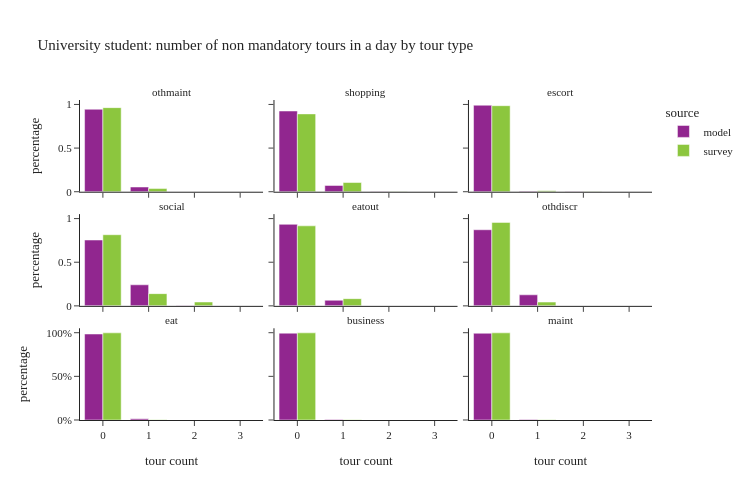

The cell this chart's notebook holds for it:
### Code cell
plot_num_nonmand_tourtype(per_data[per_data['ptype']==3], "University student: number of non mandatory tours in a day by tour type")

### Figure 1 — Plotly figure (JSON) as saved in the notebook; plotly's stock layout.template omitted (floating-point values rounded to 4 significant figures)
{"data": [{"alignmentgroup": "True", "customdata": [[153484], [8785], [119]], "hovertemplate": "source=model<br>tour type=othmaint<br>tour count=%{x}<br>percentage=%{y}<br>sample_size=%{customdata[0]}<extra></extra>", "legendgroup": "model", "marker": {"color": "#91268F", "pattern": {"shape": ""}}, "name": "model", "offsetgroup": "model", "orientation": "v", "showlegend": true, "textposition": "auto", "type": "bar", "x": [0.0, 1.0, 2.0], "xaxis": "x7", "y": [0.9452, 0.0541, 0.0007328], "yaxis": "y7"}, {"alignmentgroup": "True", "customdata": [[150207], [11689], [483], [9]], "hovertemplate": "source=model<br>tour type=shopping<br>tour count=%{x}<br>percentage=%{y}<br>sample_size=%{customdata[0]}<extra></extra>", "legendgroup": "model", "marker": {"color": "#91268F", "pattern": {"shape": ""}}, "name": "model", "offsetgroup": "model", "orientation": "v", "showlegend": false, "textposition": "auto", "type": "bar", "x": [0.0, 1.0, 2.0, 3.0], "xaxis": "x8", "y": [0.925, 0.07198, 0.002974, 5.542e-05], "yaxis": "y8"}, {"alignmentgroup": "True", "customdata": [[160984], [1011], [370], [23]], "hovertemplate": "source=model<br>tour type=escort<br>tour count=%{x}<br>percentage=%{y}<br>sample_size=%{customdata[0]}<extra></extra>", "legendgroup": "model", "marker": {"color": "#91268F", "pattern": {"shape": ""}}, "name": "model", "offsetgroup": "model", "orientation": "v", "showlegend": false, "textposition": "auto", "type": "bar", "x": [0.0, 1.0, 2.0, 3.0], "xaxis": "x9", "y": [0.9914, 0.006226, 0.002278, 0.0001416], "yaxis": "y9"}, {"alignmentgroup": "True", "customdata": [[122532], [39187], [633], [36]], "hovertemplate": "source=model<br>tour type=social<br>tour count=%{x}<br>percentage=%{y}<br>sample_size=%{customdata[0]}<extra></extra>", "legendgroup": "model", "marker": {"color": "#91268F", "pattern": {"shape": ""}}, "name": "model", "offsetgroup": "model", "orientation": "v", "showlegend": false, "textposition": "auto", "type": "bar", "x": [0.0, 1.0, 2.0, 3.0], "xaxis": "x4", "y": [0.7546, 0.2413, 0.003898, 0.0002217], "yaxis": "y4"}, {"alignmentgroup": "True", "customdata": [[151713], [10408], [267]], "hovertemplate": "source=model<br>tour type=eatout<br>tour count=%{x}<br>percentage=%{y}<br>sample_size=%{customdata[0]}<extra></extra>", "legendgroup": "model", "marker": {"color": "#91268F", "pattern": {"shape": ""}}, "name": "model", "offsetgroup": "model", "orientation": "v", "showlegend": false, "textposition": "auto", "type": "bar", "x": [0.0, 1.0, 2.0], "xaxis": "x5", "y": [0.9343, 0.06409, 0.001644], "yaxis": "y5"}, {"alignmentgroup": "True", "customdata": [[141632], [20566], [190]], "hovertemplate": "source=model<br>tour type=othdiscr<br>tour count=%{x}<br>percentage=%{y}<br>sample_size=%{customdata[0]}<extra></extra>", "legendgroup": "model", "marker": {"color": "#91268F", "pattern": {"shape": ""}}, "name": "model", "offsetgroup": "model", "orientation": "v", "showlegend": false, "textposition": "auto", "type": "bar", "x": [0.0, 1.0, 2.0], "xaxis": "x6", "y": [0.8722, 0.1266, 0.00117], "yaxis": "y6"}, {"alignmentgroup": "True", "customdata": [[159994], [2394]], "hovertemplate": "source=model<br>tour type=eat<br>tour count=%{x}<br>percentage=%{y}<br>sample_size=%{customdata[0]}<extra></extra>", "legendgroup": "model", "marker": {"color": "#91268F", "pattern": {"shape": ""}}, "name": "model", "offsetgroup": "model", "orientation": "v", "showlegend": false, "textposition": "auto", "type": "bar", "x": [0.0, 1.0], "xaxis": "x", "y": [0.9853, 0.01474], "yaxis": "y"}, {"alignmentgroup": "True", "customdata": [[161578], [764], [46]], "hovertemplate": "source=model<br>tour type=business<br>tour count=%{x}<br>percentage=%{y}<br>sample_size=%{customdata[0]}<extra></extra>", "legendgroup": "model", "marker": {"color": "#91268F", "pattern": {"shape": ""}}, "name": "model", "offsetgroup": "model", "orientation": "v", "showlegend": false, "textposition": "auto", "type": "bar", "x": [0.0, 1.0, 2.0], "xaxis": "x2", "y": [0.995, 0.004705, 0.0002833], "yaxis": "y2"}, {"alignmentgroup": "True", "customdata": [[161388], [1000]], "hovertemplate": "source=model<br>tour type=maint<br>tour count=%{x}<br>percentage=%{y}<br>sample_size=%{customdata[0]}<extra></extra>", "legendgroup": "model", "marker": {"color": "#91268F", "pattern": {"shape": ""}}, "name": "model", "offsetgroup": "model", "orientation": "v", "showlegend": false, "textposition": "auto", "type": "bar", "x": [0.0, 1.0], "xaxis": "x3", "y": [0.9938, 0.006158], "yaxis": "y3"}, {"alignmentgroup": "True", "customdata": [[320], [11]], "hovertemplate": "source=survey<br>tour type=othmaint<br>tour count=%{x}<br>percentage=%{y}<br>sample_size=%{customdata[0]}<extra></extra>", "legendgroup": "survey", "marker": {"color": "#8CC63E", "pattern": {"shape": ""}}, "name": "survey", "offsetgroup": "survey", "orientation": "v", "showlegend": true, "textposition": "auto", "type": "bar", "x": [0.0, 1.0], "xaxis": "x7", "y": [0.9635, 0.03647], "yaxis": "y7"}, {"alignmentgroup": "True", "customdata": [[304], [25], [1], [1]], "hovertemplate": "source=survey<br>tour type=shopping<br>tour count=%{x}<br>percentage=%{y}<br>sample_size=%{customdata[0]}<extra></extra>", "legendgroup": "survey", "marker": {"color": "#8CC63E", "pattern": {"shape": ""}}, "name": "survey", "offsetgroup": "survey", "orientation": "v", "showlegend": false, "textposition": "auto", "type": "bar", "x": [0.0, 1.0, 2.0, 3.0], "xaxis": "x8", "y": [0.8919, 0.1056, 0.002457, 0.0], "yaxis": "y8"}, {"alignmentgroup": "True", "customdata": [[320], [8], [3]], "hovertemplate": "source=survey<br>tour type=escort<br>tour count=%{x}<br>percentage=%{y}<br>sample_size=%{customdata[0]}<extra></extra>", "legendgroup": "survey", "marker": {"color": "#8CC63E", "pattern": {"shape": ""}}, "name": "survey", "offsetgroup": "survey", "orientation": "v", "showlegend": false, "textposition": "auto", "type": "bar", "x": [0.0, 1.0, 2.0], "xaxis": "x9", "y": [0.9857, 0.01028, 0.004019], "yaxis": "y9"}, {"alignmentgroup": "True", "customdata": [[279], [40], [11], [1]], "hovertemplate": "source=survey<br>tour type=social<br>tour count=%{x}<br>percentage=%{y}<br>sample_size=%{customdata[0]}<extra></extra>", "legendgroup": "survey", "marker": {"color": "#8CC63E", "pattern": {"shape": ""}}, "name": "survey", "offsetgroup": "survey", "orientation": "v", "showlegend": false, "textposition": "auto", "type": "bar", "x": [0.0, 1.0, 2.0, 3.0], "xaxis": "x4", "y": [0.8151, 0.1402, 0.04424, 0.0004462], "yaxis": "y4"}, {"alignmentgroup": "True", "customdata": [[314], [16], [1]], "hovertemplate": "source=survey<br>tour type=eatout<br>tour count=%{x}<br>percentage=%{y}<br>sample_size=%{customdata[0]}<extra></extra>", "legendgroup": "survey", "marker": {"color": "#8CC63E", "pattern": {"shape": ""}}, "name": "survey", "offsetgroup": "survey", "orientation": "v", "showlegend": false, "textposition": "auto", "type": "bar", "x": [0.0, 1.0, 2.0], "xaxis": "x5", "y": [0.917, 0.08273, 0.000285], "yaxis": "y5"}, {"alignmentgroup": "True", "customdata": [[311], [20]], "hovertemplate": "source=survey<br>tour type=othdiscr<br>tour count=%{x}<br>percentage=%{y}<br>sample_size=%{customdata[0]}<extra></extra>", "legendgroup": "survey", "marker": {"color": "#8CC63E", "pattern": {"shape": ""}}, "name": "survey", "offsetgroup": "survey", "orientation": "v", "showlegend": false, "textposition": "auto", "type": "bar", "x": [0.0, 1.0], "xaxis": "x6", "y": [0.9565, 0.04351], "yaxis": "y6"}, {"alignmentgroup": "True", "customdata": [[328], [3]], "hovertemplate": "source=survey<br>tour type=eat<br>tour count=%{x}<br>percentage=%{y}<br>sample_size=%{customdata[0]}<extra></extra>", "legendgroup": "survey", "marker": {"color": "#8CC63E", "pattern": {"shape": ""}}, "name": "survey", "offsetgroup": "survey", "orientation": "v", "showlegend": false, "textposition": "auto", "type": "bar", "x": [0.0, 1.0], "xaxis": "x", "y": [0.9985, 0.001546], "yaxis": "y"}, {"alignmentgroup": "True", "customdata": [[329], [2]], "hovertemplate": "source=survey<br>tour type=business<br>tour count=%{x}<br>percentage=%{y}<br>sample_size=%{customdata[0]}<extra></extra>", "legendgroup": "survey", "marker": {"color": "#8CC63E", "pattern": {"shape": ""}}, "name": "survey", "offsetgroup": "survey", "orientation": "v", "showlegend": false, "textposition": "auto", "type": "bar", "x": [0.0, 1.0], "xaxis": "x2", "y": [0.9984, 0.001604], "yaxis": "y2"}, {"alignmentgroup": "True", "customdata": [[327], [3], [1]], "hovertemplate": "source=survey<br>tour type=maint<br>tour count=%{x}<br>percentage=%{y}<br>sample_size=%{customdata[0]}<extra></extra>", "legendgroup": "survey", "marker": {"color": "#8CC63E", "pattern": {"shape": ""}}, "name": "survey", "offsetgroup": "survey", "orientation": "v", "showlegend": false, "textposition": "auto", "type": "bar", "x": [0.0, 1.0, 2.0], "xaxis": "x3", "y": [0.9985, 0.001543, 0.0], "yaxis": "y3"}], "layout": {"annotations": [{"font": {}, "showarrow": false, "text": "eat", "x": 0.16, "xanchor": "center", "xref": "paper", "y": 0.2867, "yanchor": "bottom", "yref": "paper"}, {"font": {}, "showarrow": false, "text": "business", "x": 0.5, "xanchor": "center", "xref": "paper", "y": 0.2867, "yanchor": "bottom", "yref": "paper"}, {"font": {}, "showarrow": false, "text": "maint", "x": 0.84, "xanchor": "center", "xref": "paper", "y": 0.2867, "yanchor": "bottom", "yref": "paper"}, {"font": {}, "showarrow": false, "text": "social", "x": 0.16, "xanchor": "center", "xref": "paper", "y": 0.6433, "yanchor": "bottom", "yref": "paper"}, {"font": {}, "showarrow": false, "text": "eatout", "x": 0.5, "xanchor": "center", "xref": "paper", "y": 0.6433, "yanchor": "bottom", "yref": "paper"}, {"font": {}, "showarrow": false, "text": "othdiscr", "x": 0.84, "xanchor": "center", "xref": "paper", "y": 0.6433, "yanchor": "bottom", "yref": "paper"}, {"font": {}, "showarrow": false, "text": "othmaint", "x": 0.16, "xanchor": "center", "xref": "paper", "y": 1.0, "yanchor": "bottom", "yref": "paper"}, {"font": {}, "showarrow": false, "text": "shopping", "x": 0.5, "xanchor": "center", "xref": "paper", "y": 1.0, "yanchor": "bottom", "yref": "paper"}, {"font": {}, "showarrow": false, "text": "escort", "x": 0.84, "xanchor": "center", "xref": "paper", "y": 1.0, "yanchor": "bottom", "yref": "paper"}], "barmode": "group", "height": 500, "legend": {"title": {"text": "source"}, "tracegroupgap": 0}, "title": {"text": "University student: number of non mandatory tours in a day by tour type"}, "width": 750, "xaxis": {"anchor": "y", "domain": [0.0, 0.32], "title": {"text": "tour count"}}, "xaxis2": {"anchor": "y2", "domain": [0.34, 0.66], "matches": "x", "title": {"text": "tour count"}}, "xaxis3": {"anchor": "y3", "domain": [0.68, 1.0], "matches": "x", "title": {"text": "tour count"}}, "xaxis4": {"anchor": "y4", "domain": [0.0, 0.32], "matches": "x", "showticklabels": false}, "xaxis5": {"anchor": "y5", "domain": [0.34, 0.66], "matches": "x", "showticklabels": false}, "xaxis6": {"anchor": "y6", "domain": [0.68, 1.0], "matches": "x", "showticklabels": false}, "xaxis7": {"anchor": "y7", "domain": [0.0, 0.32], "matches": "x", "showticklabels": false}, "xaxis8": {"anchor": "y8", "domain": [0.34, 0.66], "matches": "x", "showticklabels": false}, "xaxis9": {"anchor": "y9", "domain": [0.68, 1.0], "matches": "x", "showticklabels": false}, "yaxis": {"anchor": "x", "domain": [0.0, 0.2867], "tickformat": ".0%", "title": {"text": "percentage"}}, "yaxis2": {"anchor": "x2", "domain": [0.0, 0.2867], "matches": "y", "showticklabels": false, "tickformat": ".0%"}, "yaxis3": {"anchor": "x3", "domain": [0.0, 0.2867], "matches": "y", "showticklabels": false}, "yaxis4": {"anchor": "x4", "domain": [0.3567, 0.6433], "matches": "y", "title": {"text": "percentage"}}, "yaxis5": {"anchor": "x5", "domain": [0.3567, 0.6433], "matches": "y", "showticklabels": false}, "yaxis6": {"anchor": "x6", "domain": [0.3567, 0.6433], "matches": "y", "showticklabels": false}, "yaxis7": {"anchor": "x7", "domain": [0.7133, 1.0], "matches": "y", "title": {"text": "percentage"}}, "yaxis8": {"anchor": "x8", "domain": [0.7133, 1.0], "matches": "y", "showticklabels": false}, "yaxis9": {"anchor": "x9", "domain": [0.7133, 1.0], "matches": "y", "showticklabels": false}}}
